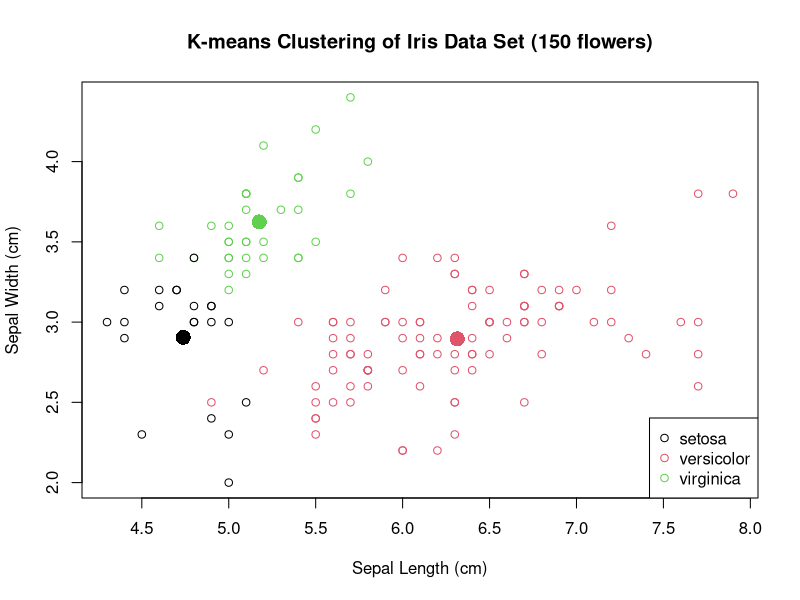
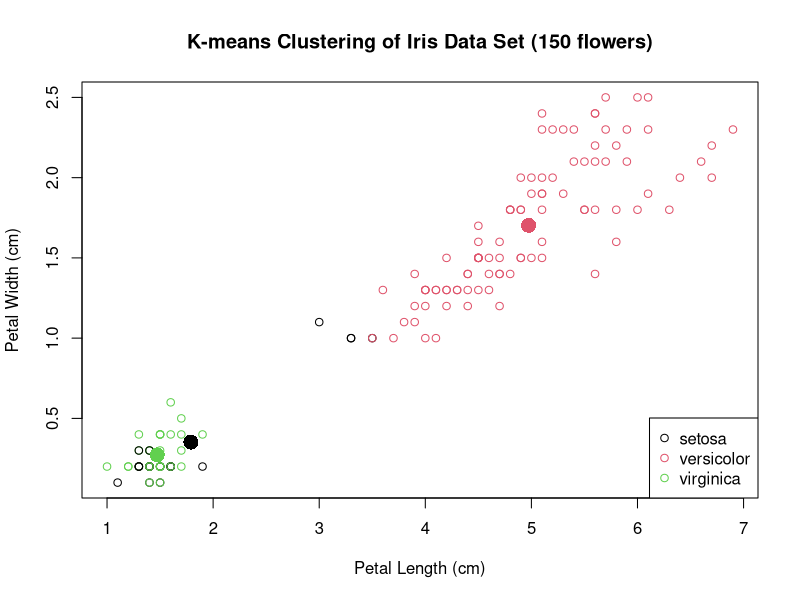
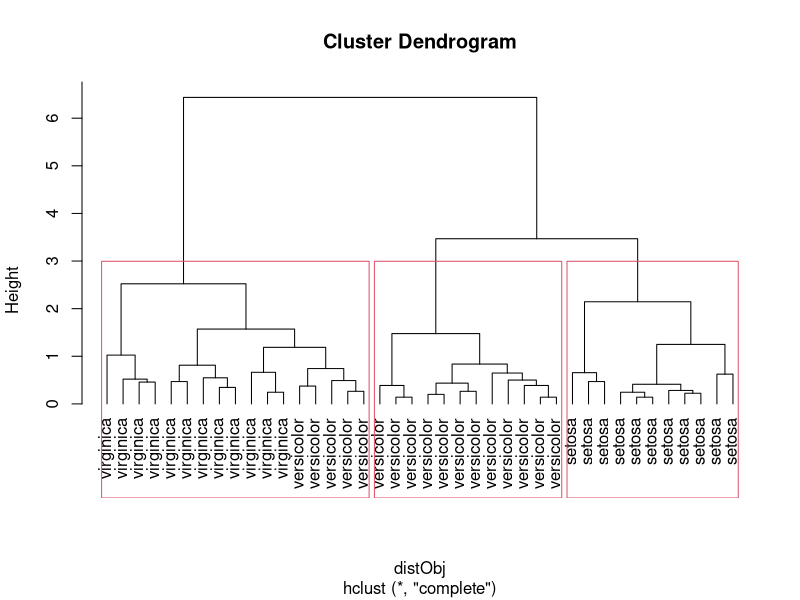

Write R code to recreate these figures, in order.
## ---- chunk 1
# Dados originais
str(iris)
# Preparação dos dados para o K-means (apenas variáveis quantitativas)
irisForKmeans <- iris
irisForKmeans$Species <- NULL
str(irisForKmeans)
## ---- chunk 2
# Execução do agrupamento k-means
kmeansObj <- kmeans(irisForKmeans, 3)
kmeansObj
#Comparando o agrupamento com os dados originais
table(iris$Species, kmeansObj$cluster)
## ---- chunk 3
plot(irisForKmeans$Sepal.Length, irisForKmeans$Sepal.Width, col=kmeansObj$cluster, main="K-means Clustering of Iris Data Set (150 flowers)", xlab="Sepal Length (cm)", ylab="Sepal Width (cm)")
points(kmeansObj$centers[, c("Sepal.Length", "Sepal.Width")], col=unique(iris$Species), pch=16, cex=2)
legend("bottomright", levels(iris$Species), pch=1, col=unique(iris$Species))
## ---- chunk 4
plot(irisForKmeans$Petal.Length, irisForKmeans$Petal.Width, col=kmeansObj$cluster, main="K-means Clustering of Iris Data Set (150 flowers)", xlab="Petal Length (cm)", ylab="Petal Width (cm)")
points(kmeansObj$centers[, c("Petal.Length", "Petal.Width")], col=unique(iris$Species), pch=16, cex=2)
legend("bottomright", levels(iris$Species), pch=1, col=unique(iris$Species))
## ---- chunk 5
# Dados originais
str(iris)
# Preparação dos dados para o agrupamento hierárquico (apenas variáveis quantitativas e uma amostra de 40 itens para facilitar a visualização)
i <- sample(1:dim(iris)[1], 40)
irisForHierarchical <- iris[i, ]
irisForHierarchical$Species <- NULL
str(irisForHierarchical)
## ---- chunk 6
# Cálculo da matriz de distâncias (method = "euclidean")
distObj <- dist(irisForHierarchical)
# Execução do agrupamento hierárquico (method = "complete")
hclustObj <- hclust(distObj)
## ---- chunk 7
plot(hclustObj, hang = -1, labels=iris$Species[i])
# Corte da árvore em 3 clusters
rect.hclust(hclustObj, k=3)
